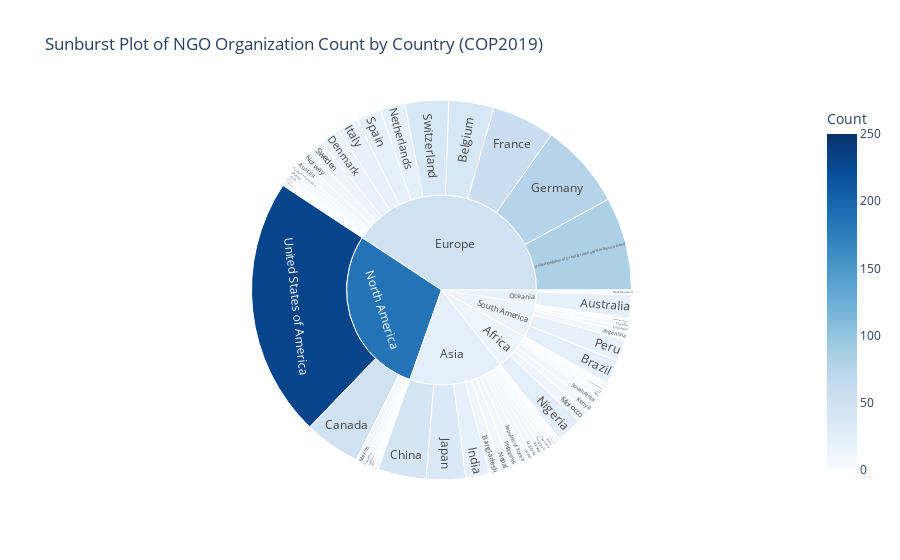

The notebook cell saved with this chart:
### Code cell
fig = px.sunburst(NGO_country_stats, path=['Continent', 'Country'], values='Count',
                  color='Count', hover_data=['ISO3'],
                  color_continuous_scale='blues',
                  title = "Sunburst Plot of NGO Organization Count by Country (COP2019)",
                 range_color= [0, 250])
fig.write_html("sunburst_NGOs_1.html")
fig.show()

### Figure 1 — Plotly figure (JSON) as saved in the notebook; plotly's stock layout.template omitted (floating-point values rounded to 4 significant figures; data arrays with more than 128 entries replaced by an {"elided": "..."} marker saying what was removed)
{"data": [{"branchvalues": "total", "customdata": {"elided": "81x2 mixed values"}, "domain": {"x": [0, 1], "y": [0, 1]}, "hovertemplate": "labels=%{label}<br>Count_sum=%{value}<br>parent=%{parent}<br>id=%{id}<br>ISO3=%{customdata[0]}<br>Count=%{color}<extra></extra>", "ids": ["South America/Argentina", "Asia/Armenia", "Oceania/Australia", "Europe/Austria", "Asia/Bangladesh", "Europe/Belgium", "South America/Bolivia (Plurinational State of)", "South America/Brazil", "Africa/Cameroon", "North America/Canada", "Africa/Chad", "South America/Chile", "Asia/China", "South America/Colombia", "North America/Costa Rica", "North America/Cuba", "Europe/Czechia", "Africa/Côte d'Ivoire", "Africa/Democratic Republic of the Congo", "Europe/Denmark", "North America/Dominican Republic", "South America/Ecuador", "North America/El Salvador", "Europe/Finland", "Europe/France", "Europe/Germany", "Africa/Ghana", "North America/Guatemala", "Europe/Holy See", "North America/Honduras", "Asia/India", "Asia/Iran (Islamic Republic of)", "Europe/Ireland", "Asia/Israel", "Europe/Italy", "Asia/Japan", "Asia/Kazakhstan", "Africa/Kenya", "Asia/Lebanon", "Africa/Libya", "Europe/Luxembourg", "Asia/Malaysia", "North America/Mexico", "Africa/Morocco", "Asia/Nepal", "Europe/Netherlands", "Oceania/New Zealand", "North America/Nicaragua", "Africa/Nigeria", "Europe/Norway", "Asia/Pakistan", "North America/Panama", "South America/Peru", "Asia/Philippines", "Europe/Poland", "Asia/Republic of Korea", "Europe/Russian Federation", "Europe/San Marino", "Asia/Saudi Arabia", "Africa/Senegal", "Asia/Singapore", "Africa/South Africa", "Europe/Spain", "Asia/Sri Lanka", "Europe/Sweden", "Europe/Switzerland", "Asia/Thailand", "Africa/Togo", "Asia/Turkey", "Africa/Uganda", "Europe/Ukraine", "Europe/United Kingdom of Great Britain and Northern Ireland", "Africa/United Republic of Tanzania", "North America/United States of America", "South America/Uruguay", "Africa", "Asia", "Europe", "North America", "Oceania", "South America"], "labels": ["Argentina", "Armenia", "Australia", "Austria", "Bangladesh", "Belgium", "Bolivia (Plurinational State of)", "Brazil", "Cameroon", "Canada", "Chad", "Chile", "China", "Colombia", "Costa Rica", "Cuba", "Czechia", "Côte d'Ivoire", "Democratic Republic of the Congo", "Denmark", "Dominican Republic", "Ecuador", "El Salvador", "Finland", "France", "Germany", "Ghana", "Guatemala", "Holy See", "Honduras", "India", "Iran (Islamic Republic of)", "Ireland", "Israel", "Italy", "Japan", "Kazakhstan", "Kenya", "Lebanon", "Libya", "Luxembourg", "Malaysia", "Mexico", "Morocco", "Nepal", "Netherlands", "New Zealand", "Nicaragua", "Nigeria", "Norway", "Pakistan", "Panama", "Peru", "Philippines", "Poland", "Republic of Korea", "Russian Federation", "San Marino", "Saudi Arabia", "Senegal", "Singapore", "South Africa", "Spain", "Sri Lanka", "Sweden", "Switzerland", "Thailand", "Togo", "Turkey", "Uganda", "Ukraine", "United Kingdom of Great Britain and Northern Ireland", "United Republic of Tanzania", "United States of America", "Uruguay", "Africa", "Asia", "Europe", "North America", "Oceania", "South America"], "marker": {"coloraxis": "coloraxis", "colors": [7, 1, 21, 8, 11, 40, 2, 21, 2, 50, 1, 1, 43, 4, 1, 1, 2, 1, 1, 18, 1, 4, 1, 3, 56, 76, 3, 3, 1, 1, 21, 1, 2, 5, 19, 35, 1, 8, 3, 1, 2, 5, 7, 11, 9, 22, 4, 2, 23, 10, 2, 4, 20, 8, 1, 8, 4, 1, 1, 1, 4, 8, 22, 1, 13, 39, 4, 2, 5, 1, 4, 83, 2, 231, 1, 12.38, 23.63, 49.21, 185.2, 18.28, 15.47]}, "name": "", "parents": ["South America", "Asia", "Oceania", "Europe", "Asia", "Europe", "South America", "South America", "Africa", "North America", "Africa", "South America", "Asia", "South America", "North America", "North America", "Europe", "Africa", "Africa", "Europe", "North America", "South America", "North America", "Europe", "Europe", "Europe", "Africa", "North America", "Europe", "North America", "Asia", "Asia", "Europe", "Asia", "Europe", "Asia", "Asia", "Africa", "Asia", "Africa", "Europe", "Asia", "North America", "Africa", "Asia", "Europe", "Oceania", "North America", "Africa", "Europe", "Asia", "North America", "South America", "Asia", "Europe", "Asia", "Europe", "Europe", "Asia", "Africa", "Asia", "Africa", "Europe", "Asia", "Europe", "Europe", "Asia", "Africa", "Asia", "Africa", "Europe", "Europe", "Africa", "North America", "South America", "", "", "", "", "", ""], "type": "sunburst", "values": [7, 1, 21, 8, 11, 40, 2, 21, 2, 50, 1, 1, 43, 4, 1, 1, 2, 1, 1, 18, 1, 4, 1, 3, 56, 76, 3, 3, 1, 1, 21, 1, 2, 5, 19, 35, 1, 8, 3, 1, 2, 5, 7, 11, 9, 22, 4, 2, 23, 10, 2, 4, 20, 8, 1, 8, 4, 1, 1, 1, 4, 8, 22, 1, 13, 39, 4, 2, 5, 1, 4, 83, 2, 231, 1, 65, 168, 426, 302, 25, 60]}], "layout": {"coloraxis": {"cmax": 250, "cmin": 0, "colorbar": {"title": {"text": "Count"}}, "colorscale": [[0, "rgb(247,251,255)"], [0.125, "rgb(222,235,247)"], [0.25, "rgb(198,219,239)"], [0.375, "rgb(158,202,225)"], [0.5, "rgb(107,174,214)"], [0.625, "rgb(66,146,198)"], [0.75, "rgb(33,113,181)"], [0.875, "rgb(8,81,156)"], [1, "rgb(8,48,107)"]]}, "legend": {"tracegroupgap": 0}, "title": {"text": "Sunburst Plot of NGO Organization Count by Country (COP2019)"}}}
